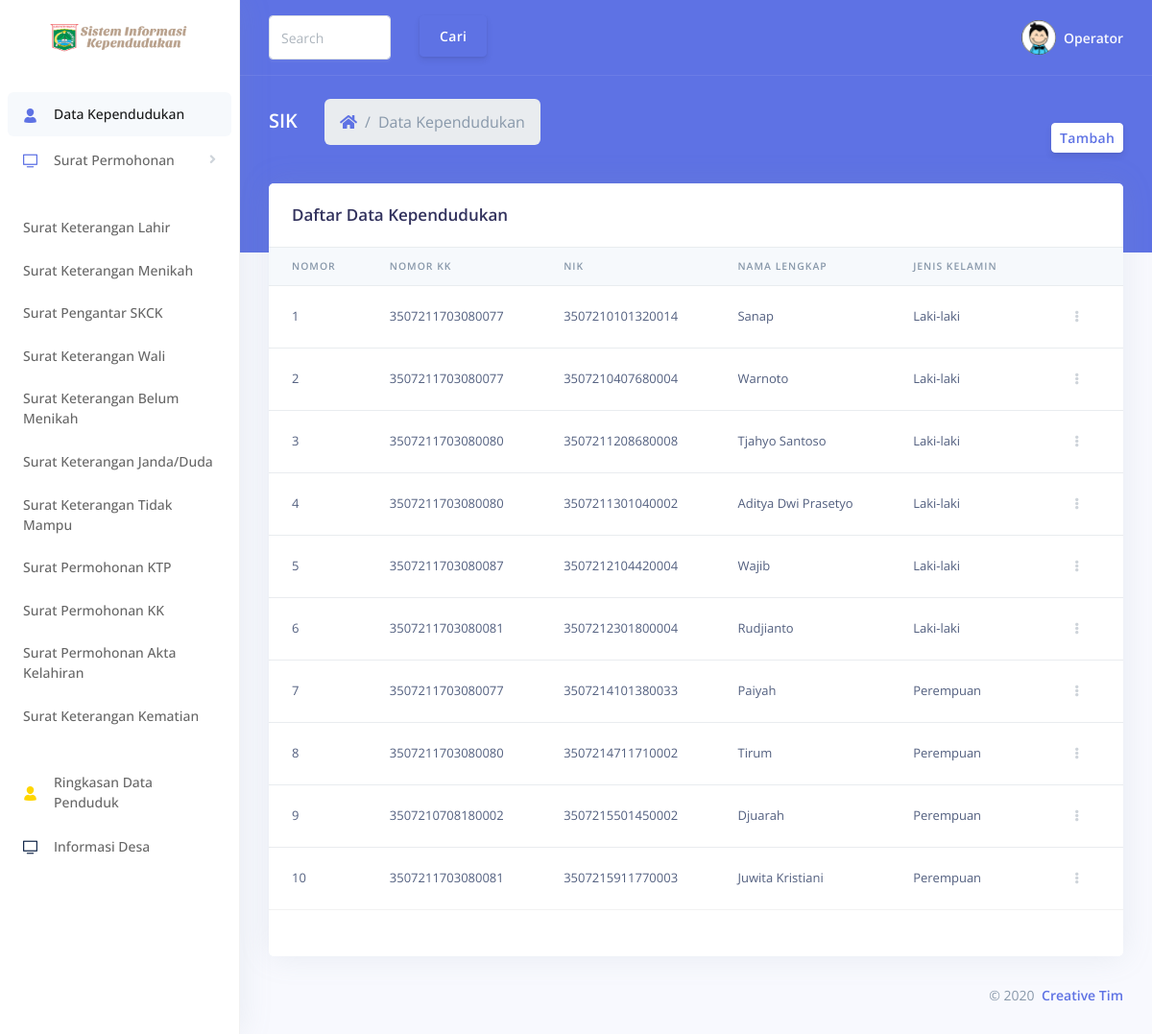
Screenshot of /index.php/data_kependudukan with the database file from the repository.
### tables this page shows
CREATE TABLE `data_penduduk` (
  `No_KK` varchar(16) NOT NULL,
  `Nama_Lengkap` varchar(30) DEFAULT NULL,
  `NIK` varchar(16) NOT NULL,
  `Jenis_Kelamin` enum('Laki-laki','Perempuan') DEFAULT NULL,
  `Tempat_Lahir` varchar(30) DEFAULT NULL,
  `Tanggal_Lahir` date DEFAULT NULL,
  `Agama` enum('Islam','Kristen','Katholik','Hindu','Budha') DEFAULT NULL,
  `No_Telp` varchar(16) NOT NULL,
  `No_RT` int(11) NOT NULL,
  `No_RW` int(11) NOT NULL,
  `Dusun` varchar(15) NOT NULL,
  `Kode_pos` int(11) NOT NULL,
  `Pendidikan` enum('Belum Tamat SD/Sederajat','Tidak Tamat SD/Sederajat','SD/Sederajat','SMP/Sederajat','SMA/Sederajat','D1','D2','D3','S1','S2') NOT NULL,
  `Pekerjaan` enum('Apoteker','Bidan','Buruh Tani/Perkebunan/Peternakan','Dosen/Guru','Industri','Karyawan BUMd/BUMN/Honorer/Swasta','Polisi/TNI','Konstruksi/Mekanik','RT','Pedagang','ASN','Pelajar','Wiraswasta','Belum/Tidak Bekerja','Lainnya') NOT NULL,
  `Gol_darah` enum('A','B','O','AB') NOT NULL,
  `Status_kawin` varchar(15) NOT NULL,
  `Tanggal_kawin` date NOT NULL,
  `SHDK` enum('Kepala Keluarga','Istri','Anak','Menantu','Mertua','Orang Tua','Suami','Cucu','Famili Lain','Lainnya') NOT NULL,
  `Status_keberadaan` varchar(10) NOT NULL
);

### application/controllers/Data_kependudukan.php (called while the page is built, shortened)
<?php
class Data_kependudukan extends CI_Controller
{
    public function index()
    {
        $this->load->library('pagination');
        $this->load->model('M_penduduk');
        $config['base_url'] = site_url('Data_kependudukan/index');
        $config['total_rows'] = $this->db->count_all('data_penduduk');
        $config['per_page'] = 10;
        $config["uri_segment"] = 3;
        $config['first_link']       = 'First';
        $config['last_link']        = 'Last';
        $config['next_link']        = 'Next';
        $config['prev_link']        = 'Prev';
        $config['full_tag_open']    = '<div class="pagging text-right"><nav><ul class="pagination justify-content-center">';
        $config['full_tag_close']   = '</ul></nav></div>';
        $config['num_tag_open']     = '<li class="page-item"><span class="page-link">';
        $config['num_tag_close']    = '</span></li>';
        $config['cur_tag_open']     = '<li class="page-item active"><span class="page-link">';
        $config['cur_tag_close']    = '<span class="sr-only">(current)</span></span></li>';
        $config['next_tag_open']    = '<li class="page-item"><span class="page-link">';
        $config['next_tagl_close']  = '<span aria-hidden="true">&raquo;</span></span></li>';
        $config['prev_tag_open']    = '<li class="page-item"><span class="page-link">';
        $config['prev_tagl_close']  = '</span>Next</li>';
        $config['first_tag_open']   = '<li class="page-item"><span class="page-link">';
        $config['first_tagl_close'] = '</span></li>';
        $config['last_tag_open']    = '<li class="page-item"><span class="page-link">';
        $config['last_tagl_close']  = '</span></li>';
        $this->pagination->initialize($config);
        $data['page'] = ($this->uri->segment(3)) ? $this->uri->segment(3) : 0;
        $data['kependudukan'] = $this->M_penduduk->tampil_data($config["per_page"], $data['page']);
        $data['pagination'] = $this->pagination->create_links();
        $this->load->view('templates/header');
        $this->load->view('v_datakependudukan', $data);
        $this->load->view('templates/footer');
    }
}

### index.php (called while the page is built, shortened)
<?php
require_once BASEPATH.'core/CodeIgniter.php';

### application/config/config.php (called while the page is built, shortened)
<?php
$config['base_url'] = 'http://localhost/SIK/';
$config['index_page'] = 'index.php';
$config['uri_protocol']	= 'REQUEST_URI';
$config['url_suffix'] = '';
$config['language']	= 'english';
$config['charset'] = 'UTF-8';
$config['enable_hooks'] = FALSE;
$config['subclass_prefix'] = 'MY_';
$config['composer_autoload'] = FALSE;
$config['permitted_uri_chars'] = 'a-z 0-9~%.:_\-';
$config['enable_query_strings'] = FALSE;
$config['controller_trigger'] = 'c';
$config['function_trigger'] = 'm';
$config['directory_trigger'] = 'd';
$config['allow_get_array'] = TRUE;
$config['log_threshold'] = 0;
$config['log_path'] = '';
$config['log_file_extension'] = '';
$config['log_file_permissions'] = 0644;
$config['log_date_format'] = 'Y-m-d H:i:s';
$config['error_views_path'] = '';
$config['cache_path'] = '';
$config['cache_query_string'] = FALSE;
$config['encryption_key'] = '';
$config['sess_driver'] = 'files';
$config['sess_cookie_name'] = 'ci_session';
$config['sess_expiration'] = 7200;
$config['sess_save_path'] = NULL;
$config['sess_match_ip'] = FALSE;
$config['sess_time_to_update'] = 300;
$config['sess_regenerate_destroy'] = FALSE;
$config['cookie_prefix']	= '';
$config['cookie_domain']	= '';
$config['cookie_path']		= '/';
$config['cookie_secure']	= FALSE;
$config['cookie_httponly'] 	= FALSE;
$config['standardize_newlines'] = FALSE;
$config['global_xss_filtering'] = FALSE;
$config['csrf_protection'] = FALSE;
$config['csrf_token_name'] = 'csrf_test_name';
$config['csrf_cookie_name'] = 'csrf_cookie_name';
$config['csrf_expire'] = 7200;
$config['csrf_regenerate'] = TRUE;
$config['csrf_exclude_uris'] = array();
$config['compress_output'] = FALSE;
$config['time_reference'] = 'local';
$config['rewrite_short_tags'] = FALSE;
$config['proxy_ips'] = '';

### application/models/M_penduduk.php (called while the page is built, shortened)
<?php
class M_penduduk extends CI_Model
{
    public function tampil_data($limit, $start)
    {
        return $this->db->get('data_penduduk', $limit, $start)
            ->result();
    }
}

### application/views/v_datakependudukan.php (the view, shortened to what this page needs)
<div class="main-content" id="panel">
  <nav class="navbar navbar-top navbar-expand navbar-dark bg-primary border-bottom">
    <div class="container-fluid">
      <div class="collapse navbar-collapse" id="navbarSupportedContent">
        <div class="navbar-form navbar-right">
          <div class="row">
            <div class="col-lg-6">
              <div class="form-group mb-0">
                <?php echo form_open('Data_kependudukan/search') ?>
                <input type="text" name="keyword" class="form-control" placeholder="Search">
              </div>
            </div>
            <div class="col-lg-6">
              <div class="form-group mb-0">
                <button type="submit" class="btn btn-primary">Cari</button>
              </div>
            </div>
          </div>
        </div>
        <ul class="navbar-nav align-items-center  ml-auto ml-md-0 ">
          <li class="nav-item dropdown">
            <a class="nav-link pr-0" href="#" role="button" data-toggle="dropdown" aria-haspopup="true" aria-expanded="false">
              <div class="media align-items-center">
                <span class="avatar avatar-sm rounded-circle">
                  <img alt="Image placeholder" src="<?php echo base_url() ?>assets/assets/img/brand/favicon.png">
                </span>
                <div class="media-body  ml-2  d-none d-lg-block">
                  <span class="mb-0 text-sm  font-weight-bold">Operator</span>
                </div>
              </div>
            </a>
          </li>
        </ul>
      </div>
    </div>
  </nav>
  <div class="header bg-primary pb-6">
    <div class="container-fluid">
      <div class="header-body">
        <div class="row align-items-center py-4">
          <div class="col-lg-6 col-7">
            <h6 class="h2 text-white d-inline-block mb-0">SIK</h6>
            <nav aria-label="breadcrumb" class="d-none d-md-inline-block ml-md-4">
              <ol class="breadcrumb breadcrumb-links breadcrumb-dark">
                <li class="breadcrumb-item"><a href="<?= base_url(); ?>Data_kependudukan"><i class="fa fa-home"></i></a></li>
                <li class="breadcrumb-item active" aria-current="page">Data Kependudukan</li>
              </ol>
            </nav>
          </div>
          <div class="col-lg-6 col-5 text-right">
            <a class="nav-link pr-0" href="#" role="button" data-toggle="dropdown" aria-haspopup="true" aria-expanded="false">
              <div class="media align-items-center">
                <div class="media-body  ml-2  d-none d-lg-block">
                  <a class="mb-0 text-sm  btn btn-sm btn-neutral" href="<?= base_url(); ?>Data_kependudukan/btn_tambah">Tambah</a>
                </div>
              </div>
            </a>
          </div>
        </div>
      </div>
    </div>
  </div>
  <div class="container-fluid mt--6">
    <div class="row">
      <div class="col">
        <div class="card">
          <div class="card-header border-0">
            <h3 class="mb-0">Daftar Data Kependudukan</h3>
          </div>
          <div class="table-responsive">
            <table class="table align-items-center table-flush">
              <thead class="thead-light">
                <tr>
                  <th scope="col" class="sort" data-sort="nomor">Nomor</th>
                  <th scope="col" class="sort" data-sort="nokk">Nomor KK</th>
                  <th scope="col" class="sort" data-sort="nik">NIK</th>
                  <th scope="col" class="sort" data-sort="alamat">Nama Lengkap</th>
                  <th scope="col" class="sort" data-sort="jk">Jenis Kelamin</th>
                  <th scope="col"></th>
                </tr>
              </thead>
              <tbody class="list">
                <?php
                $No = $this->uri->segment('3') + 1;
                foreach ($kependudukan as $data_penduduk) : ?>
                  <tr>
                    <td><?php echo $No++ ?></td>
                    <td><?php echo $data_penduduk->No_KK ?></td>
                    <td><?php echo $data_penduduk->NIK ?></td>
                    <td><?php echo $data_penduduk->Nama_Lengkap ?></td>
                    <td><?php echo $data_penduduk->Jenis_Kelamin ?></td>
                    <td class="text-right">
                      <div class="dropdown">
                        <a class="btn btn-sm btn-icon-only text-light" href="#" role="button" data-toggle="dropdown" aria-haspopup="true" aria-expanded="false">
                          <i class="fas fa-ellipsis-v"></i>
                        </a>
                      </div>
                    </td>
                  </tr>
                <?php endforeach; ?>
              </tbody>
            </table>
          </div>
          <div class="card-footer py-4">
          </div>
        </div>
      </div>
    </div>

### rows the page displays
data_penduduk: No_KK "3507211703080077", NIK "3507210101320014", Nama_Lengkap "Sanap", Jenis_Kelamin "Laki-laki"
data_penduduk: No_KK "3507211703080077", NIK "3507210407680004", Nama_Lengkap "Warnoto", Jenis_Kelamin "Laki-laki"
data_penduduk: No_KK "3507211703080080", NIK "3507211208680008", Nama_Lengkap "Tjahyo Santoso", Jenis_Kelamin "Laki-laki"
data_penduduk: No_KK "3507211703080080", NIK "3507211301040002", Nama_Lengkap "Aditya Dwi Prasetyo", Jenis_Kelamin "Laki-laki"
data_penduduk: No_KK "3507211703080087", NIK "3507212104420004", Nama_Lengkap "Wajib", Jenis_Kelamin "Laki-laki"
data_penduduk: No_KK "3507211703080081", NIK "3507212301800004", Nama_Lengkap "Rudjianto", Jenis_Kelamin "Laki-laki"
data_penduduk: No_KK "3507211703080077", NIK "3507214101380033", Nama_Lengkap "Paiyah", Jenis_Kelamin "Perempuan"
data_penduduk: No_KK "3507211703080080", NIK "3507214711710002", Nama_Lengkap "Tirum", Jenis_Kelamin "Perempuan"
data_penduduk: No_KK "3507210708180002", NIK "3507215501450002", Nama_Lengkap "Djuarah", Jenis_Kelamin "Perempuan"
data_penduduk: No_KK "3507211703080081", NIK "3507215911770003", Nama_Lengkap "Juwita Kristiani", Jenis_Kelamin "Perempuan"
